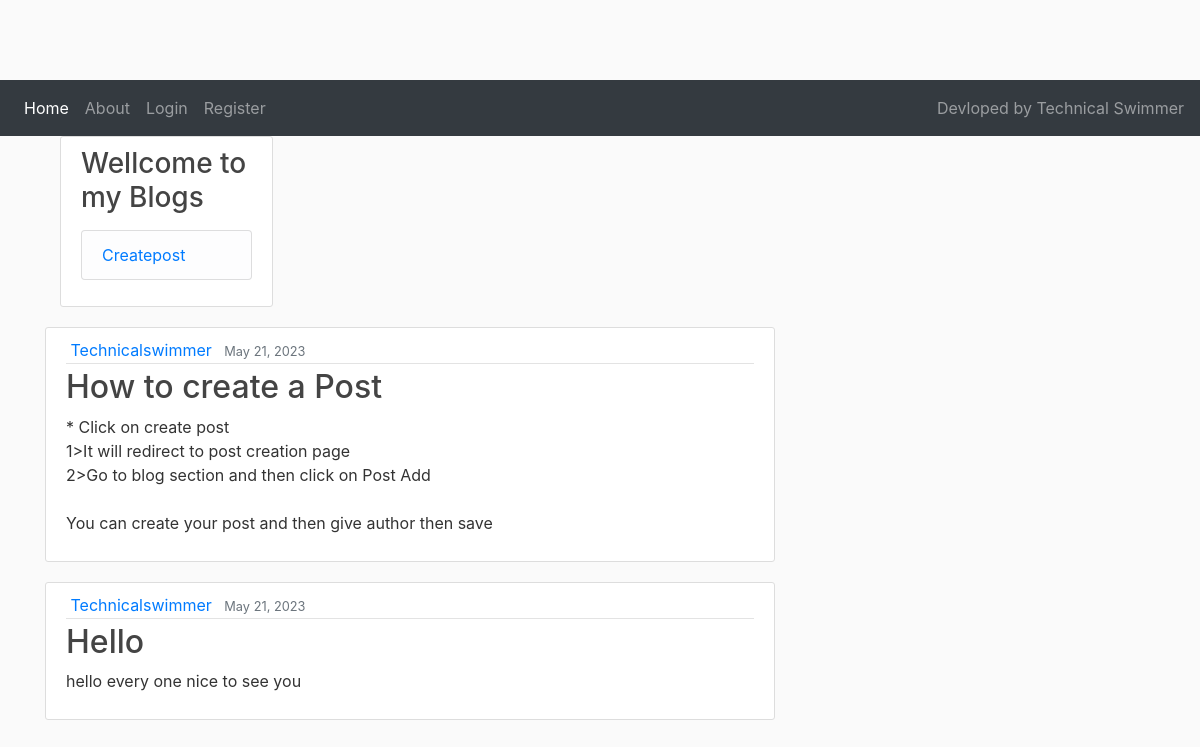
The page / on the database its author committed.
### blog/models.py (models this page shows, shortened)
class Post(models.Model):
    title = models.CharField(max_length=100)
    content = models.TextField()
    date_posted = models.DateTimeField(default=timezone.now)
    author = models.ForeignKey(User, on_delete=models.CASCADE)

### blog/views.py (the view)
# urls.py: 2. Add a URL to urlpatterns:  path('', views.home, name='home')
def home(request):
    context = {"posts": Post.objects.all()}
    return render(request, "blog/home.html", context)

### blog/templates/blog/home.html (shortened to what this page needs)
{% extends "blog/base.html" %}
{% load static %}
{% block content %}
<div class="col-md-4">
  <div class="content-section">
    <h3>Wellcome to my Blogs </h3>
    <p class='text-muted'>
      <ul class="list-group">
        <li class="list-group-item list-group-item-light"><a href="{% url 'blog-Createpost' %}">Createpost</a></li>
      </ul>
    </p>
  </div>
</div>
    {% for post in posts %}
    <article class="media content-section">
        <div class="media-body">
          <div class="article-metadata">
            <a class="mr-2" href="#">{{ post.author }}</a>
            <small class="text-muted">{{ post.date_posted | date:"F d, Y" }}</small>
          </div>
          <h2><a class="article-title" href="#">{{ post.title }}</a></h2>
          <p class="article-content">{{ post.content }}</p>
        </div>
      </article>
    {% endfor %}
{% endblock content %}

### blog/templates/blog/base.html (shortened to what this page needs)
{% load static %}
<!DOCTYPE html>
<html lang="en">
<head>
    <link rel="stylesheet" href="https://maxcdn.bootstrapcdn.com/bootstrap/4.0.0/css/bootstrap.min.css">
    <link rel="stylesheet" href="{% static 'blog/main.css' %}">
</head>
<body>
    <nav class="navbar navbar-expand-lg navbar-dark bg-dark">
        <div class="collapse navbar-collapse" id="navbarText">
          <ul class="navbar-nav mr-auto">
            <li class="nav-item active">
              <a class="nav-link" href="{% url 'blog-home' %}">Home <span class="sr-only">(current)</span></a>
            </li>
            <li class="nav-item">
              <a class="nav-link" href="{% url 'blog-about' %}">About</a>
            </li>
            {% if user.is_authenticated %}
            <li class="nav-item">
              <a class="nav-link" href="{% url 'profile' %}">Profile</a>
            </li>
            <li class="nav-item">
              <a class="nav-link" href="{% url 'logout' %}">Logout</a>
            </li>
            {% else %}
            <li class="nav-item">
              <a class="nav-link" href="{% url 'login' %}">Login</a>
            </li>
            <li class="nav-item">
              <a class="nav-link" href="{% url 'register' %}">Register</a>
            </li>
            {% endif %}
          </ul>
          <span class="navbar-text">
            Devloped by Technical Swimmer
          </span>
        </div>
      </nav>
    <main role="main" class="container">
      <div class="row">
        <div class="col-md-8">
          {% block content %}{% endblock %}
        </div>
      </div>
    </main>
</body>
</html>

### Myblog/static/blog/main.css (style rules this page uses)
body { background: #fafafa; color: #333333; margin-top: 5rem; }
h1, h2, h3, h4, h5, h6 { color: #444444; }
ul { margin: 0; }
.content-section { background: #ffffff; padding: 10px 20px; border: 1px solid #dddddd; border-radius: 3px; margin-bottom: 20px; }
.article-title { color: #444444; }
.article-content { white-space: pre-line; }
.article-metadata { padding-bottom: 1px; margin-bottom: 4px; border-bottom: 1px solid #e3e3e3 }

### rows shown on the page
Post: author "Technicalswimmer", date_posted "May 21, 2023", title "How to create a Post", content "* Click on create post 1>It will redirect to post creation page 2>Go to blog section and then click on Post Add You can create your post and then give author then save"
Post: author "Technicalswimmer", date_posted "May 21, 2023", title "Hello", content "hello every one nice to see you"
